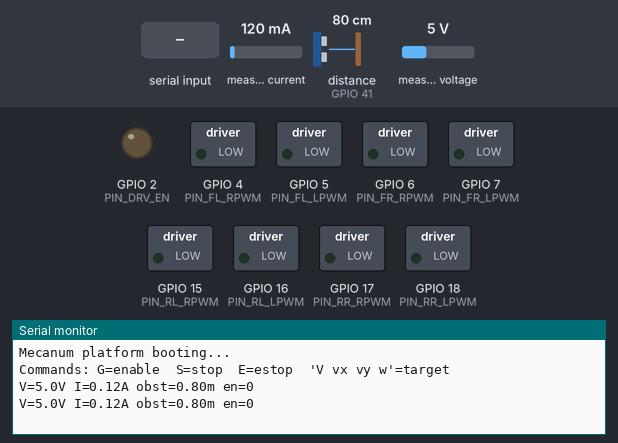
Bench run of a program on a simulated ESP32-S3. Shown: switched loads named in the program (green lamp = pin HIGH), output pins drawn as LEDs (lit = HIGH), the last lines printed to the serial monitor. Wiring (inferred from the names in the program): ultrasonic range finder: trigger GPIO 42; echo GPIO 41. Inputs (shaded band) come from the test bench; at power-on: measured current 120 mA, distance to the obstacle (sensor on GPIO 41) 80 cm, measured voltage 5 V. The echo pulse lasts 58.3 µs per cm; pins used as bus, display or sensor lines are not drawn.

Above: at 1.5 s.
1.6 s: "G90\n" received over Serial
At 1.86 s:
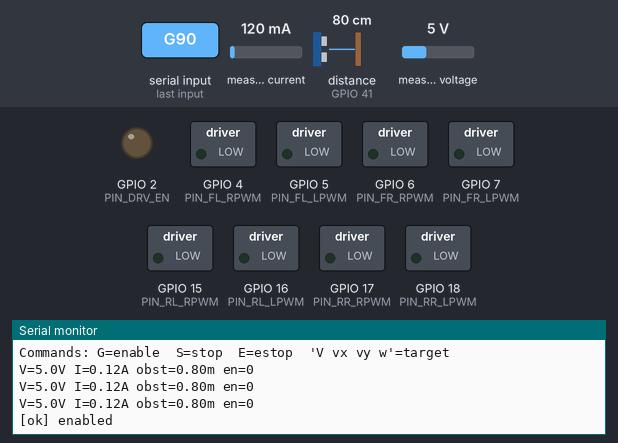
3.1 s: "V 0.3 0 0\n" received over Serial
At 3.36 s:
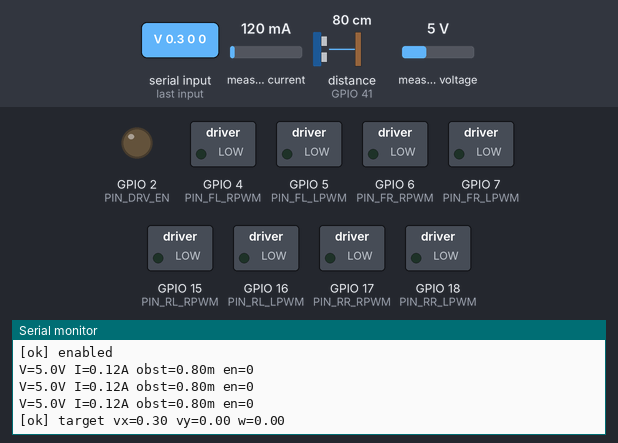
4.6 s: "90,45\n" received over Serial
At 4.86 s:
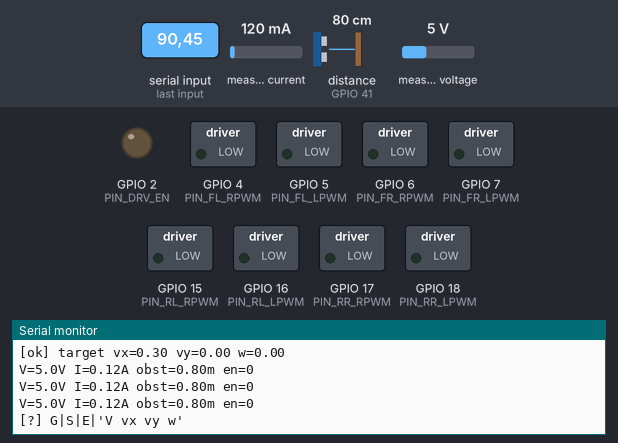

The program:

main.cpp
```cpp
#include <Arduino.h>
#include "drive/MotionController.h"
#include "config/robot_config.h"

// -----------------------------------------------------------------------------
// Mecanum platform — v1 firmware skeleton (open-loop). See PLAN.md §5.
//
// Serial command interface (115200 baud, native USB-CDC), newline-terminated:
//   G              enable drivers
//   S              soft stop (target 0,0,0 — stays enabled)
//   E              emergency stop (disable drivers)
//   V vx vy w      set target body velocity: forward m/s, left m/s, CCW rad/s
//                  e.g.  "V 0.3 0 0" forward, "V 0 0.3 0" strafe, "V 0 0 1" spin
// -----------------------------------------------------------------------------

MotionController robot;

static const uint32_t CONTROL_PERIOD_MS = 1000 / CONTROL_HZ;   // 10 ms @ 100 Hz
static const uint32_t SENSOR_PERIOD_MS  = 60;                  // ~16 Hz
static const uint32_t TELEM_PERIOD_MS   = 500;

static uint32_t tCtrl = 0, tSens = 0, tTelem = 0;
static uint32_t lastCtrlUs = 0;
static String   line;

static void handleCommand(const String& s) {
  if (s.length() == 0) return;
  switch (s[0]) {
    case 'G':
      robot.enable(true);
      Serial.println("[ok] enabled");
      break;
    case 'E':
      robot.emergencyStop();
      Serial.println("[ok] ESTOP");
      break;
    case 'S':
      robot.setTarget(0, 0, 0);
      Serial.println("[ok] stop");
      break;
    case 'V': {
      float vx = 0, vy = 0, w = 0;
      sscanf(s.c_str() + 1, "%f %f %f", &vx, &vy, &w);
      robot.setTarget(vx, vy, w);
      Serial.printf("[ok] target vx=%.2f vy=%.2f w=%.2f\n", vx, vy, w);
      break;
    }
    default:
      Serial.println("[?] G|S|E|'V vx vy w'");
      break;
  }
}

void setup() {
  Serial.begin(115200);
  delay(300);
  Serial.println("\nMecanum platform booting...");
  if (!robot.begin()) {
    Serial.println("[warn] INA226 not found -> current limiting DISABLED");
  }
  Serial.println("Commands: G=enable  S=stop  E=estop  'V vx vy w'=target");
  lastCtrlUs = micros();
}

void loop() {
  const uint32_t now = millis();

  // Non-blocking serial command intake.
  while (Serial.available()) {
    const char ch = (char)Serial.read();
    if (ch == '\n' || ch == '\r') {
      handleCommand(line); line = "";
    }
    else if (line.length() < 48)  {
      line += ch;
    }
  }

  if (now - tSens >= SENSOR_PERIOD_MS) {
    tSens = now;
    robot.updateSensors();
  }

  if (now - tCtrl >= CONTROL_PERIOD_MS) {
    tCtrl = now;
    const uint32_t us = micros();
    const float dt = (us - lastCtrlUs) * 1e-6f;
    lastCtrlUs = us;
    robot.update(dt);
  }

  if (now - tTelem >= TELEM_PERIOD_MS) {
    tTelem = now;
    Serial.printf("V=%.1fV I=%.2fA obst=%.2fm en=%d\n",
                  robot.busVoltage(), robot.busCurrent(),
                  robot.obstacle(), robot.enabled());
  }
}
```

Mecanum.h
```cpp
#pragma once
#include <math.h>
#include "config/robot_config.h"

struct WheelCmd { float fl, fr, rl, rr; };

// Mecanum inverse kinematics.
// Body frame: x = forward, y = left, w = CCW yaw (rad/s). Roller chirality per §6.
// Returns normalized wheel commands in [-1, 1] (1.0 == MOTOR_MAX_RADPS).
// If any wheel would saturate, the whole vector is scaled down so the commanded
// heading is preserved (only the speed drops).
//
// NOTE: the +/- pattern below assumes the standard X-configuration. Verify by
// commanding pure vx, then pure vy, then pure w and watching each wheel (§6);
// flip individual wheels via INV_* in robot_config.h if a direction is wrong.
class Mecanum {
public:
  static WheelCmd inverse(float vx, float vy, float w) {
    const float r = WHEEL_RADIUS_M;
    WheelCmd c;
    c.fl = (vx - vy - LXY * w) / r;   // rad/s
    c.fr = (vx + vy + LXY * w) / r;
    c.rl = (vx + vy - LXY * w) / r;
    c.rr = (vx - vy + LXY * w) / r;

    // rad/s -> normalized command
    const float k = 1.0f / MOTOR_MAX_RADPS;
    c.fl *= k; c.fr *= k; c.rl *= k; c.rr *= k;

    // scale down uniformly if over the limit on any wheel
    const float m = fmaxf(fmaxf(fabsf(c.fl), fabsf(c.fr)),
                          fmaxf(fabsf(c.rl), fabsf(c.rr)));
    if (m > 1.0f) {
      const float s = 1.0f / m;
      c.fl *= s; c.fr *= s; c.rl *= s; c.rr *= s;
    }
    return c;
  }
};
```

MotionController.cpp
```cpp
#include "drive/MotionController.h"
#include "drive/Mecanum.h"
#include "config/pins.h"
#include "config/robot_config.h"
#include <Arduino.h>

bool MotionController::begin() {
  // Keep drivers disabled until enable() is called.
  pinMode(PIN_DRV_EN, OUTPUT);
  digitalWrite(PIN_DRV_EN, LOW);

  fl_.begin(PIN_FL_RPWM, PIN_FL_LPWM, INV_FL);
  fr_.begin(PIN_FR_RPWM, PIN_FR_LPWM, INV_FR);
  rl_.begin(PIN_RL_RPWM, PIN_RL_LPWM, INV_RL);
  rr_.begin(PIN_RR_RPWM, PIN_RR_LPWM, INV_RR);

  us_.begin();
  return power_.begin();   // false if INA226 not found (current limiting disabled)
}

void MotionController::setTarget(float vx, float vy, float w) {
  tVx_ = constrain(vx, -MAX_LINEAR_MPS,  MAX_LINEAR_MPS);
  tVy_ = constrain(vy, -MAX_LINEAR_MPS,  MAX_LINEAR_MPS);
  tW_  = constrain(w,  -MAX_ANGULAR_RPS, MAX_ANGULAR_RPS);
}

void MotionController::enable(bool on) {
  enabled_ = on;
  digitalWrite(PIN_DRV_EN, on ? HIGH : LOW);
  if (!on) {
    fl_.stop();
    fr_.stop();
    rl_.stop();
    rr_.stop();
  }
}

void MotionController::emergencyStop() {
  tVx_ = tVy_ = tW_ = 0;
  vx_  = vy_  = w_  = 0;
  fl_.stop();
  fr_.stop();
  rl_.stop();
  rr_.stop();
  enabled_ = false;
  digitalWrite(PIN_DRV_EN, LOW);
}

void MotionController::updateSensors() {
  obstacle_m_ = us_.readMeters();
  power_.update();
}

float MotionController::slew(float cur, float tgt, float maxStep) {
  const float d = constrain(tgt - cur, -maxStep, maxStep);
  return cur + d;
}

void MotionController::update(float dt) {
  if (!enabled_) {
    fl_.stop();
    fr_.stop();
    rl_.stop();
    rr_.stop();
    return;
  }

  // Battery under-voltage cutoff (ignore the 0 V "no sensor" reading).
  if (power_.ok() && power_.voltage() > 1.0f && power_.voltage() < BUS_VOLTAGE_MIN_V) {
    emergencyStop();
    return;
  }

  // Obstacle guard: block forward motion when something is too close ahead.
  float txv = tVx_, tyv = tVy_, tw = tW_;
  if (obstacle_m_ > 0.0f && obstacle_m_ < OBSTACLE_STOP_M && txv > 0.0f) {
    txv = 0.0f;
  }

  // Acceleration ramp toward target (protects the battery from current spikes, §4).
  vx_ = slew(vx_, txv, ACCEL_LIMIT_MPS2     * dt);
  vy_ = slew(vy_, tyv, ACCEL_LIMIT_MPS2     * dt);
  w_  = slew(w_,  tw,  ANG_ACCEL_LIMIT_RPS2 * dt);

  // Kinematics -> normalized wheel commands.
  WheelCmd c = Mecanum::inverse(vx_, vy_, w_);

  // Total-current limiter: scale all commands by the throttle factor.
  const float k = power_.throttle();
  c.fl *= k;
  c.fr *= k;
  c.rl *= k;
  c.rr *= k;

  fl_.set(c.fl);
  fr_.set(c.fr);
  rl_.set(c.rl);
  rr_.set(c.rr);
}
```

MotionController.h
```cpp
#pragma once
#include "drive/MotorDriver.h"
#include "power/CurrentMonitor.h"
#include "sensors/Ultrasonic.h"

// Owns the four motors, the battery monitor and the ultrasonic sensor, and turns
// a target body velocity (vx, vy, w) into safe wheel commands each control tick:
//   target clamp -> obstacle guard -> acceleration ramp -> kinematics
//   -> current-limit throttle -> motor output.
//
// The BTS7960s are gated by DRV_EN (external pull-down), so they are physically
// disabled until enable(true) is called after boot — and by emergencyStop().
class MotionController {
public:
  bool begin();                              // returns false if INA226 missing
  void setTarget(float vx, float vy, float w);
  void updateSensors();                      // call at ~15-20 Hz (US + power)
  void update(float dt);                     // call at CONTROL_HZ
  void enable(bool on);
  void emergencyStop();

  float busVoltage() const {
    return power_.voltage();
  }
  float busCurrent() const {
    return power_.current();
  }
  float obstacle()   const {
    return obstacle_m_;
  }
  bool  enabled()    const {
    return enabled_;
  }

private:
  static float slew(float cur, float tgt, float maxStep);

  MotorDriver    fl_, fr_, rl_, rr_;
  CurrentMonitor power_;
  Ultrasonic     us_;

  float tVx_ = 0, tVy_ = 0, tW_ = 0;   // target body velocity
  float vx_  = 0, vy_  = 0, w_  = 0;   // ramped (actual command) body velocity
  float obstacle_m_ = -1.0f;
  bool  enabled_    = false;
};
```

CurrentMonitor.h
```cpp
#pragma once
#include <Wire.h>
#include <INA226.h>
#include "config/pins.h"
#include "config/robot_config.h"

// High-side battery monitor (INA226 over I2C). Provides bus voltage, bus current,
// and a throttle factor used by MotionController to keep total draw under the
// battery's continuous limit (PLAN.md §4).
class CurrentMonitor {
public:
  bool begin() {
    Wire.begin(PIN_I2C_SDA, PIN_I2C_SCL);
    if (!ina_.begin()) return false;
    // Configures the internal calibration for the given shunt.
    ina_.setMaxCurrentShunt(SHUNT_MAX_A, SHUNT_OHMS);
    ok_ = true;
    return true;
  }

  void update() {
    if (!ok_) return;
    busV_ = ina_.getBusVoltage();   // volts
    curA_ = ina_.getCurrent();      // amps
  }

  float voltage() const {
    return busV_;
  }
  float current() const {
    return curA_;
  }
  bool  ok()      const {
    return ok_;
  }

  // 1.0 = full command allowed; <1.0 = scale commands down to hold the limit.
  float throttle() const {
    if (!ok_ || curA_ <= BUS_CURRENT_LIMIT_A) return 1.0f;
    return constrain(BUS_CURRENT_LIMIT_A / curA_, 0.2f, 1.0f);
  }

private:
  INA226 ina_{0x40};   // default I2C address
  float  busV_ = 0.0f;
  float  curA_ = 0.0f;
  bool   ok_   = false;
};
```

Ultrasonic.h
```cpp
#pragma once
#include <Arduino.h>
#include "config/pins.h"
#include "config/robot_config.h"

// HC-SR04 driver. readMeters() is blocking via pulseIn (up to the timeout below).
//
// TODO(v2): make this fully non-blocking (rmt/interrupt on echo) so the 100 Hz
// control loop never hitches. At ~2 m timeout the worst-case stall is ~12 ms,
// which only happens when nothing is in range — acceptable for the skeleton if
// sampled at a modest rate (see main.cpp SENSOR_PERIOD_MS).
class Ultrasonic {
public:
  void begin() {
    pinMode(PIN_US_TRIG, OUTPUT);
    pinMode(PIN_US_ECHO, INPUT);
    digitalWrite(PIN_US_TRIG, LOW);
  }

  // Returns distance in meters, or -1 on timeout / no echo.
  float readMeters() {
    digitalWrite(PIN_US_TRIG, LOW);
    delayMicroseconds(3);
    digitalWrite(PIN_US_TRIG, HIGH);
    delayMicroseconds(10);
    digitalWrite(PIN_US_TRIG, LOW);

    const unsigned long us = pulseIn(PIN_US_ECHO, HIGH, TIMEOUT_US);
    if (us == 0) return -1.0f;
    return us * 0.0001715f;   // (343 m/s / 1e6) / 2  -> meters per microsecond, round trip
  }

private:
  static constexpr unsigned long TIMEOUT_US = 12000;  // ~2 m round trip
};
```

pins.h
```cpp
#pragma once
// ESP32-S3-WROOM-1 pin map — see PLAN.md §5.1
// Avoids flash/PSRAM (GPIO 26-37), strapping (0/45/46/3), USB (19/20),
// UART0 (43/44), and the onboard RGB LED (38/48).

// ---- Motor PWM (RPWM, LPWM) per wheel; each uses one LEDC channel ----
static constexpr int PIN_FL_RPWM = 4;
static constexpr int PIN_FL_LPWM = 5;
static constexpr int PIN_FR_RPWM = 6;
static constexpr int PIN_FR_LPWM = 7;
static constexpr int PIN_RL_RPWM = 15;
static constexpr int PIN_RL_LPWM = 16;
static constexpr int PIN_RR_RPWM = 17;
static constexpr int PIN_RR_LPWM = 18;

// ---- Global BTS7960 enable (all R_EN/L_EN tied together) ----
// MUST have an external 10 kOhm pull-down so drivers stay OFF during boot.
static constexpr int PIN_DRV_EN = 2;

// ---- HC-SR04 ultrasonic ----
static constexpr int PIN_US_TRIG = 42;   // 3.3 V trigger, accepted directly
static constexpr int PIN_US_ECHO = 41;   // via 5 V -> 3.3 V divider (mandatory)

// ---- I2C (INA226 now; IMU can share the bus in v2) ----
static constexpr int PIN_I2C_SDA = 8;
static constexpr int PIN_I2C_SCL = 9;
```

robot_config.h
```cpp
#pragma once
#include <math.h>
#include <stdint.h>

// ------------------------------------------------------------------
// Tunable robot parameters. Values marked (MEASURE) must be set from
// the real chassis; values marked (TUNE) are safe starting points.
// ------------------------------------------------------------------

// ---- PWM (LEDC) ----
static constexpr uint32_t PWM_FREQ_HZ  = 20000;              // ~20 kHz, above audible
static constexpr uint8_t  PWM_RES_BITS = 10;                 // duty 0..1023
static constexpr uint16_t PWM_MAX      = (1u << PWM_RES_BITS) - 1;

// ---- Chassis geometry, METERS (MEASURE — see PLAN.md §6) ----
static constexpr float WHEEL_RADIUS_M = 0.040f;             // 80 mm wheel
static constexpr float WHEELBASE_L_M  = 0.20f;              // front<->rear axle
static constexpr float TRACK_W_M      = 0.18f;              // left<->right wheel
static constexpr float LXY            = (WHEELBASE_L_M + TRACK_W_M) * 0.5f; // (lx+ly)

// ---- Motor capability ----
// 150 rpm output shaft -> max wheel angular velocity (rad/s)
static constexpr float MOTOR_MAX_RADPS = 150.0f * 2.0f * (float)M_PI / 60.0f; // ~15.7

// ---- Motion limits (TUNE) ----
static constexpr float MAX_LINEAR_MPS       = 0.60f;       // clamp on vx, vy
static constexpr float MAX_ANGULAR_RPS      = 3.0f;        // clamp on w
static constexpr float ACCEL_LIMIT_MPS2     = 0.8f;        // linear ramp rate
static constexpr float ANG_ACCEL_LIMIT_RPS2 = 6.0f;        // angular ramp rate

// ---- Per-wheel direction: flip after the empirical sign check (§6) ----
static constexpr bool INV_FL = false;
static constexpr bool INV_FR = false;
static constexpr bool INV_RL = false;
static constexpr bool INV_RR = false;

// ---- Power / INA226 on the battery bus (§4) ----
static constexpr float SHUNT_OHMS          = 0.002f;       // MATCH your INA226 board
static constexpr float SHUNT_MAX_A         = 20.0f;
static constexpr float BUS_CURRENT_LIMIT_A = 6.5f;         // throttle above this
static constexpr float BUS_VOLTAGE_MIN_V   = 19.8f;        // 3.3 V/cell -> stop

// ---- Ultrasonic obstacle guard ----
static constexpr float OBSTACLE_STOP_M = 0.20f;            // block forward motion within this

// ---- Control loop ----
static constexpr uint32_t CONTROL_HZ = 100;
```

MotorDriver.h
```cpp
#pragma once
#include <Arduino.h>
#include "config/robot_config.h"

// One BTS7960 module driving one JGY-370, sign-magnitude control.
//   forward (cmd > 0): PWM on RPWM, LPWM = 0
//   reverse (cmd < 0): PWM on LPWM, RPWM = 0
// Never drives both inputs high (that would shoot-through the H-bridge logic).
//
// Uses the arduino-esp32 3.x LEDC API (attach/write by *pin*, channels auto-assigned).
class MotorDriver {
public:
  void begin(int rpwmPin, int lpwmPin, bool invert = false) {
    rpwm_   = rpwmPin;
    lpwm_   = lpwmPin;
    invert_ = invert;
    ledcAttach(rpwm_, PWM_FREQ_HZ, PWM_RES_BITS);
    ledcAttach(lpwm_, PWM_FREQ_HZ, PWM_RES_BITS);
    stop();
  }

  // cmd in [-1, 1]
  void set(float cmd) {
    if (invert_) cmd = -cmd;
    cmd = constrain(cmd, -1.0f, 1.0f);
    const uint16_t duty = (uint16_t)(fabsf(cmd) * PWM_MAX);
    if (cmd >= 0.0f) {
      ledcWrite(lpwm_, 0);
      ledcWrite(rpwm_, duty);
    } else {
      ledcWrite(rpwm_, 0);
      ledcWrite(lpwm_, duty);
    }
  }

  void stop() {
    ledcWrite(rpwm_, 0);
    ledcWrite(lpwm_, 0);
  }

private:
  int  rpwm_   = -1;
  int  lpwm_   = -1;
  bool invert_ = false;
};
```

Measured:
- after the input at 1.6 s, the serial monitor: prints a new line at once (image 1)
- after the input at 3.1 s, the serial monitor: prints a new line at once (image 2)
- after the input at 4.6 s, the serial monitor: prints a new line at once (image 3)
